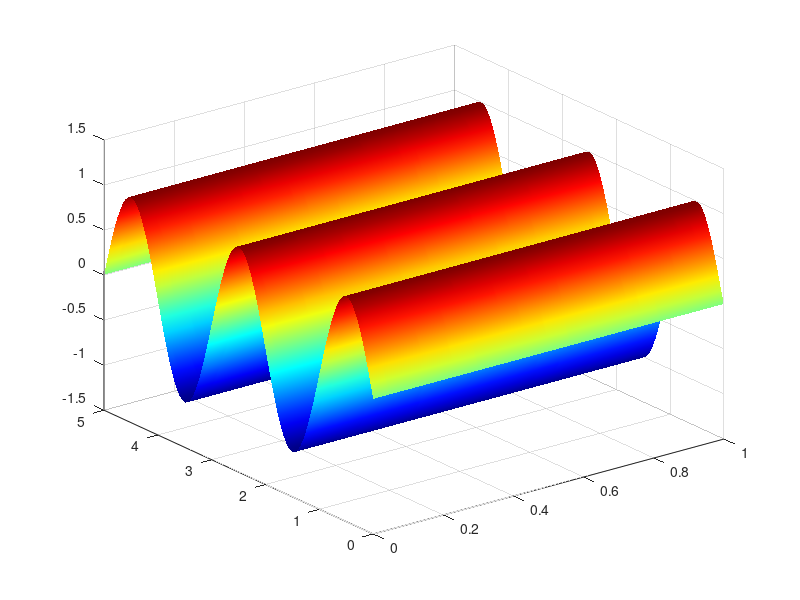

Write the MATLAB code that produced this figure.
function [UN,x,t] = oneDTransport()

% Inital data
nx = 100;
nt = 150;
a = 0;
b = 5;
t0 = 0;
t1 = 1;

% Time and spatial steps and wave number
dx = (b-a)/(nx - 1);
dt = (t1 - t0)/(nt - 1); 
c = .01;

% Each x and t vectors to evaluate u(x,t) at
x = a:dx:b;
t = t0:dt:t1;

% Coeffecient of finite approximation
alpha = -c*dt/dx;


% NUMERICAL SOLUTION


% Grid
UN = zeros(nx,nt);


% Initial conditions

UN(:,1) = sin(pi*x);


% Boundary conditions

UN(a+1,:) = 0;

% Assigning values to each u(xi,ti)
for j = 1:nt-1
    for i = 2:nx-1
        UN(i,j+1) = alpha*(UN(i+1,j)-UN(i,j)) + UN(i,j);
    end  
end

figure()
contourf(UN,200,'linecolor','non')
title('1D Heat eq')
xlabel('t')
ylabel('x')
colormap(jet(256))
colorbar
surf(t,x,UN);
shading interp
